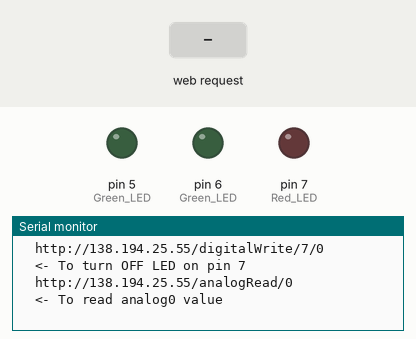
This sketch was run on a simulated Arduino Uno, built with avr-gcc and run on an emulated ATmega328P. Parts: output pins drawn as LEDs (lit = HIGH), the last lines printed to the serial monitor. The test bench sets the inputs (shaded band).

Above: at 1.4 s.
1.5 s: HTTP request GET /digitalWrite received
At 2.0 s:
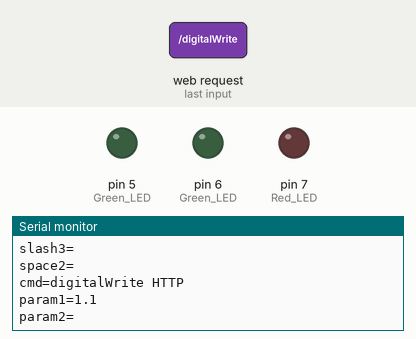
3.0 s: HTTP request GET /analogRead received
At 4.4 s:
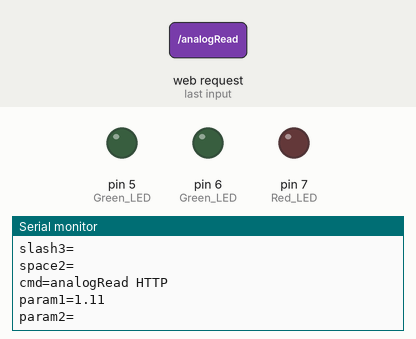

Measured:
- after the input at 1.5 s, the serial monitor: prints a new line at once (image 1)
- after the input at 3.0 s, the serial monitor: prints a new line at once (image 2)

The sketch:

Web_Server_Control.ino
```cpp
//////////////////////////////////////////////////////////////////////////////////////////////////////////////////////
//
//
// http://www.arduino.cc/cgi-bin/yabb2/YaBB.pl?num=1284844153/0#0
//
//    WORK  "arduin0-55"  "138.194.25.55"
//    http://138.194.25.55/analogRead/0              <- To read analog0 value
//    http://138.194.25.55/digitalWrite/7/1          <- To turn on  LED on pin 8
//    http://138.194.25.55/digitalWrite/7/0          <- To turn off LED on pin 8
//
//
//////////////////////////////////////////////////////////////////////////////////////////////////////////////////////

/*
 Arduino Data Web Server

 Performs actions on Arduino and/or returns data from Arduino to a webbrowser request URL:
  - To turn on LED on pin 8, use web browser to visit your Arduino via: http://x.x.x.x/digitalWrite/7/1
  - To turn it off send: http://x.x.x.x/digitalWrite/7/0
  - To read analog0 value, send: http://x.x.x.x/analogRead/0

 IMPORTANT:
 Commands are case sensitive, but I wrote this as simple as possible so it can be easily adapted to your needs.
 Have fun!

 created Sept 17, 2010
 by Hari Wiguna, g33k.blogspot.com
*/

#include <SPI.h>
#include <Ethernet.h>
#include <string.h>


/**********************************************************************************************************************
*                                   MAC address and IP address.
***********************************************************************************************************************/
byte mac[] = {0xFE, 0xAD, 0x00, 0x00, 0x05, 0x00 };        // WORK  "arduin0-55"  "138.194.25.55"
byte ip[] = {138, 194, 25, 55};                            // WORK  "arduin0-55"  "138.194.25.55"

// Initialize the Ethernet server library
// with the IP address and port you want to use
// (port 80 is default for HTTP):
EthernetServer server(80);

//EthernetServer server(80);


#define bufferMax 128
int bufferSize;
char buffer[bufferMax];


//-- Commands and parameters (sent by browser) --
char cmd[15];    // Nothing magical about 15, increase these if you need longer commands/parameters
char param1[15];
char param2[15];


void setup()
//===========================================================================================================================================
{
  Serial.begin(9600);

  Ethernet.begin(mac, ip);
  server.begin();
  Serial.print("Server is at http://");
  Serial.print(Ethernet.localIP());
  Serial.println("/  and now waiting for a connection.");

  Serial.print("  http://");
  Serial.print(Ethernet.localIP());
  Serial.println("/digitalWrite/7/1          <- To turn ON  LED on pin 7");

  Serial.print("  http://");
  Serial.print(Ethernet.localIP());
  Serial.println("/digitalWrite/7/0          <- To turn OFF LED on pin 7");


  Serial.print("  http://");
  Serial.print(Ethernet.localIP());
  Serial.println("/analogRead/0              <- To read analog0 value");

  SetupSamplePorts();
}


void loop()
//===========================================================================================================================================
{
  EthernetClient client = server.available();
  if (client)
  {
    WaitForRequest(client);
    ParseReceivedRequest();
    PerformRequestedCommands();

    client.stop();
  }
}


//-- Sample Ports ---
void SetupSamplePorts()
//===========================================================================================================================================
{
/*
  // To illustrate how to use this, I have an LED and a Potentiometer.
  // The 10K potentiometer left lead is connected to GND, right lead to +5V, and middle lead to Analog 0.
  // The LED cathode is on digital pin 7 and anode is on pin 8.
  pinMode(7,OUTPUT); digitalWrite(7,LOW);  // I use this pin as GND for the LED.
  pinMode(8,OUTPUT); // Sample output, unable to use built-in LED at pin 13 because Ethernet Shield uses pins 10,11,12,13.
*/

  pinMode(5, OUTPUT);    // Green LED.
  pinMode(6, OUTPUT);    // Green LED.
  pinMode(7, OUTPUT);    // Red LED.

}


void WaitForRequest(EthernetClient client) // Sets buffer[] and bufferSize
//===========================================================================================================================================
{
  bufferSize = 0;

  while (client.connected()) {
    if (client.available()) {
      char c = client.read();
      if (c == '\n')
        break;
      else
        if (bufferSize < bufferMax)
          buffer[bufferSize++] = c;
        else
          break;
    }
  }

  PrintNumber("bufferSize", bufferSize);
}


void ParseReceivedRequest()
//===========================================================================================================================================
{
  Serial.println("in ParseReceivedRequest");
  Serial.println(buffer);

  //Received buffer contains "GET /cmd/param1/param2 HTTP/1.1".  Break it up.
  char* slash1;
  char* slash2;
  char* slash3;
  char* space2;

  slash1 = strstr(buffer, "/") + 1; // Look for first slash
  slash2 = strstr(slash1, "/") + 1; // second slash
  slash3 = strstr(slash2, "/") + 1; // third slash
  space2 = strstr(slash2, " ") + 1; // space after second slash (in case there is no third slash)
  if (slash3 > space2) slash3=slash2;

  PrintString("slash1",slash1);
  PrintString("slash2",slash2);
  PrintString("slash3",slash3);
  PrintString("space2",space2);

  // strncpy does not automatically add terminating zero, but strncat does! So start with blank string and concatenate.
  cmd[0] = 0;
  param1[0] = 0;
  param2[0] = 0;
  strncat(cmd, slash1, slash2-slash1-1);
  strncat(param1, slash2, slash3-slash2-1);
  strncat(param2, slash3, space2-slash3-1);

  PrintString("cmd",cmd);
  PrintString("param1",param1);
  PrintString("param2",param2);
}


void PerformRequestedCommands()
//===========================================================================================================================================
{
  if ( strcmp(cmd,"digitalWrite") == 0 ) RemoteDigitalWrite();
  if ( strcmp(cmd,"analogRead") == 0 ) RemoteAnalogRead();
}


void RemoteDigitalWrite()
//===========================================================================================================================================
{
  int ledPin = param1[0] - '0'; // Param1 should be one digit port
  int ledState = param2[0] - '0'; // Param2 should be either 1 or 0
  digitalWrite(ledPin, ledState);

  //-- Send response back to browser --
  server.print("D");
  server.print(ledPin, DEC);
  server.print(" is ");
  server.print( (ledState==1) ? "ON" : "off" );

  //-- Send debug message to serial port --
  Serial.println("RemoteDigitalWrite");
  PrintNumber("ledPin", ledPin);
  PrintNumber("ledState", ledState);
}


void RemoteAnalogRead()
//===========================================================================================================================================
{
  // If desired, use more server.print() to send http header instead of just sending the analog value.
  int analogPin = param1[0] - '0'; // Param1 should be one digit analog port
  int analogValue = analogRead(analogPin);

  //-- Send response back to browser --
  server.print("A");
  server.print(analogPin, DEC);
  server.print(" is ");
  server.print(analogValue,DEC);

  //-- Send debug message to serial port --
  Serial.println("RemoteAnalogRead");
  PrintNumber("analogPin", analogPin);
  PrintNumber("analogValue", analogValue);
}


void PrintString(char* label, char* str)
//===========================================================================================================================================
{
  Serial.print(label);
  Serial.print("=");
  Serial.println(str);
}


void PrintNumber(char* label, int number)
//===========================================================================================================================================
{
  Serial.print(label);
  Serial.print("=");
  Serial.println(number, DEC);
}
```
